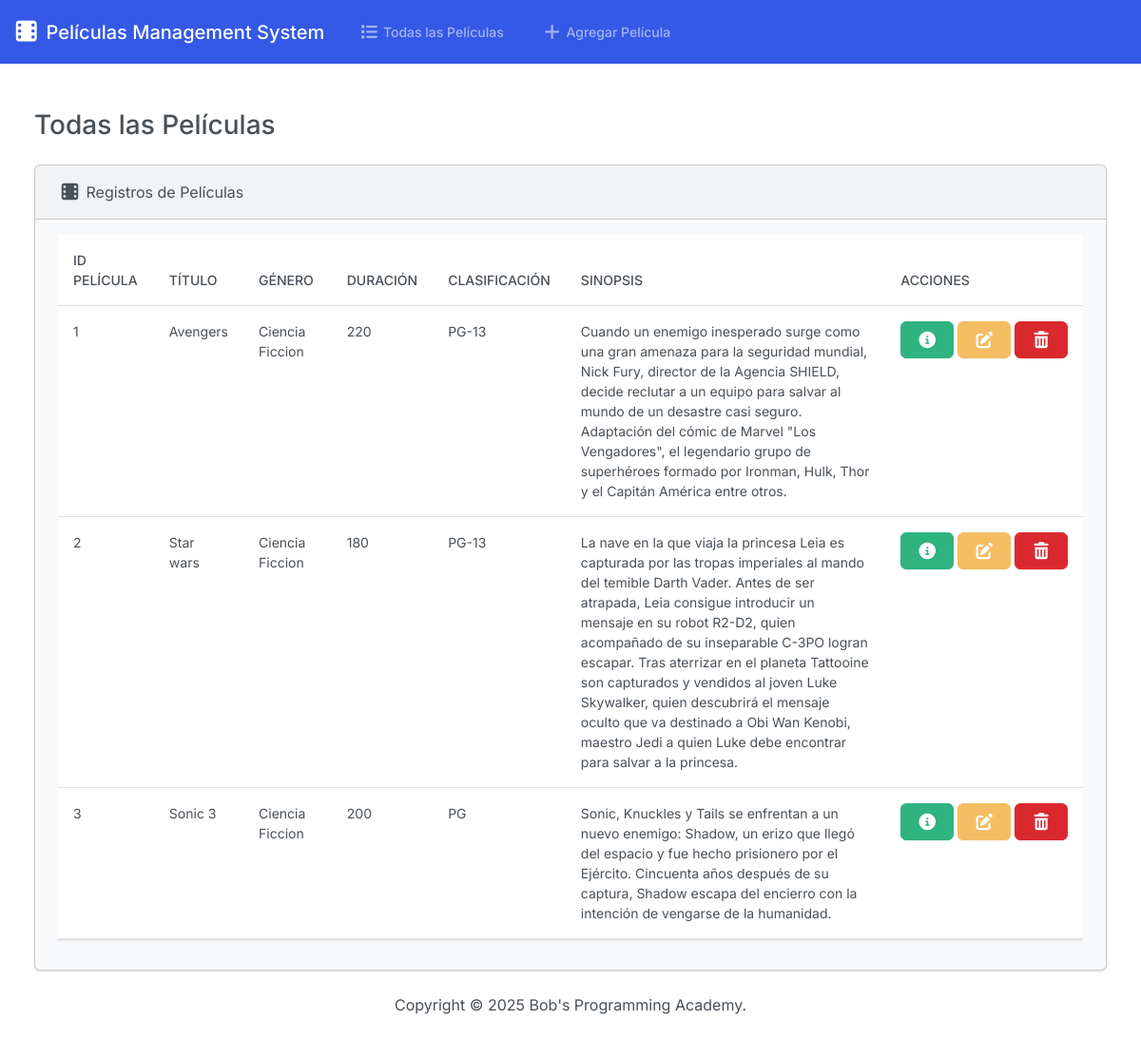
The page / on the database its author committed.
### pelicula/models.py (models this page shows, shortened)
class Pelicula(models.Model):
    id_pelicula = models.AutoField(primary_key=True)
    titulo_pelicula = models.CharField("Título de la película", max_length=200)
    genero = models.CharField("Género", max_length=100)
    duracion = models.PositiveIntegerField("Duración (minutos)")
    clasificacion = models.CharField("Clasificación", max_length=20)
    sinopsis = models.TextField("Sinopsis", blank=True)

### pelicula/views.py (the view)
# urls.py: path('', views.index, name='index'),
def index(request):
    return render(request, 'pelicula/index.html', {
        'peliculas': Pelicula.objects.all()
    })

### pelicula/templates/pelicula/index.html (shortened to what this page needs)
{% extends "pelicula/base.html" %}
{% block body %}
<h3 class="m-4">Todas las Películas</h3>
<div class="row">
  <div class="col-12">
    {% if peliculas %}
      <div class="card bg-light ms-4 me-4 mb-4">
        <div class="card-header">
          <i class="fa-solid fa-film fa-lg"></i> Registros de Películas
        </div>
        <div class="card-body">
          <div class="table-responsive">
            <table class="table table-hover">
              <thead>
                <tr>
                  <th scope="col">Id Película</th>
                  <th scope="col">Título</th>
                  <th scope="col">Género</th>
                  <th scope="col">Duración</th>
                  <th scope="col">Clasificación</th>
                  <th scope="col">Sinopsis</th>
                  <th scope="col">Acciones</th>
                </tr>
              </thead>
              <tbody>
                {% for pelicula in peliculas %}
                  <tr>
                    <td>{{ pelicula.id_pelicula }}</td>
                    <td>{{ pelicula.titulo_pelicula }}</td>
                    <td>{{ pelicula.genero }}</td>
                    <td>{{ pelicula.duracion }}</td>
                    <td>{{ pelicula.clasificacion }}</td>
                    <td>{{ pelicula.sinopsis }}</td>
                    <td>
                      <div class="d-flex">
                        <button type="button" class="btn btn-success me-1" data-bs-toggle="modal" data-bs-target="#infoModal{{ pelicula.id_pelicula }}">
                        </button>
                        <a class="btn btn-warning me-1" href="{% url 'edit' pelicula.id_pelicula %}">
                        </a>
                        <button type="button" class="btn btn-danger" data-bs-toggle="modal" data-bs-target="#deleteModal{{ pelicula.id_pelicula }}">
                        </button>
                      </div>
                    </td>
                  </tr>
                {% empty %}
                  <tr>
                    <td colspan="7" class="text-center text-muted">No hay películas registradas.</td>
                  </tr>
                {% endfor %}
              </tbody>
            </table>
          </div>
        </div>
      </div>
    {% else %}
      <h5 class="alert alert-primary ms-4 me-4">No hay películas registradas</h5>
    {% endif %}
  </div>
</div>
{% endblock %}

### pelicula/templates/pelicula/base.html (shortened to what this page needs)
{% load static %}
<!DOCTYPE html>
<html lang="es">
<head>
  <link rel="stylesheet" href="https://cdnjs.cloudflare.com/ajax/libs/font-awesome/7.0.1/css/all.min.css"/>
  <link href="{% static 'css/bootstrap.min.css' %}" rel="stylesheet">
</head>
<body class="d-flex flex-column min-vh-100">
  <nav class="navbar navbar-expand-lg bg-primary" data-bs-theme="dark">
    <div class="container-fluid">
      <a class="navbar-brand" href="{% url 'index' %}">
        <i class="fa-solid fa-film fa-lg"></i> Películas Management System
      </a>
      <div class="collapse navbar-collapse" id="navbarColor01">
        <ul class="navbar-nav me-auto">
          <li class="nav-item">
            <a class="nav-link" href="{% url 'index' %}"> Todas las Películas</a>
          </li>
          <li class="nav-item">
            <a class="nav-link" href="{% url 'add' %}"> Agregar Película</a>
          </li>
        </ul>
      </div>
    </div>
  </nav>
  <div class="container-fluid mt-4">
    {% block body %}
    {% endblock %}
  </div>
  <footer class="mt-auto mb-4">
    <div class="text-center">
      <span>Copyright &copy; <script>document.write(new Date().getFullYear())</script> Bob's Programming Academy.</span>
    </div>
  </footer>
</body>
</html>

### rows shown on the page
Pelicula: id_pelicula "1", titulo_pelicula "Avengers", genero "Ciencia Ficcion", duracion "220", clasificacion "PG-13", sinopsis "Cuando un enemigo inesperado surge como una gran amenaza para la seguridad mundial, Nick Fury, director de la Agencia SHIELD, decide reclutar a un equipo para salvar al mundo de un desastre casi seguro. Adaptación del cómic de Marvel \"Los Vengadores\", el legendario grupo de superhéroes formado por Ironman, Hulk, Thor y el Capitán América entre otros."
Pelicula: id_pelicula "2", titulo_pelicula "Star wars", genero "Ciencia Ficcion", duracion "180", clasificacion "PG-13", sinopsis "La nave en la que viaja la princesa Leia es capturada por las tropas imperiales al mando del temible Darth Vader. Antes de ser atrapada, Leia consigue introducir un mensaje en su robot R2-D2, quien acompañado de su inseparable C-3PO logran escapar. Tras aterrizar en el planeta Tattooine son capturados y vendidos al joven Luke Skywalker, quien descubrirá el mensaje oculto que va destinado a Obi Wan Kenobi, maestro Jedi a quien Luke debe encontrar para salvar a la princesa."
Pelicula: id_pelicula "3", titulo_pelicula "Sonic 3", genero "Ciencia Ficcion", duracion "200", clasificacion "PG", sinopsis "Sonic, Knuckles y Tails se enfrentan a un nuevo enemigo: Shadow, un erizo que llegó del espacio y fue hecho prisionero por el Ejército. Cincuenta años después de su captura, Shadow escapa del encierro con la intención de vengarse de la humanidad."
